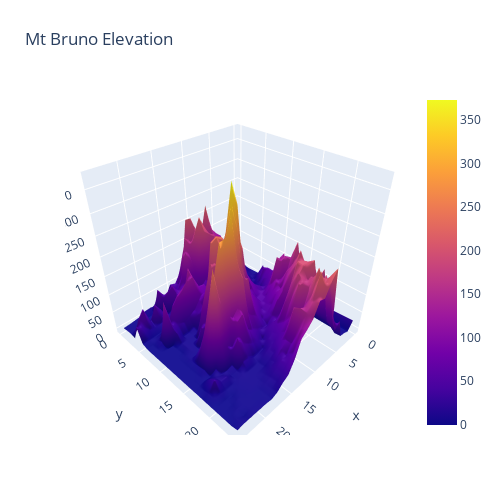

Write notebook code for a chart like this one.
### Code cell
import plotly.graph_objects as go
import pandas as pd

# Read data from a csv
z_data = pd.read_csv('https://raw.githubusercontent.com/plotly/datasets/master/api_docs/mt_bruno_elevation.csv')

fig = go.Figure(data=[go.Surface(z=z_data.values)])

fig.update_layout(title='Mt Bruno Elevation', autosize=False,
                  width=500, height=500,
                  margin=dict(l=65, r=50, b=65, t=90))

fig.show()

### Figure 1 — Plotly figure (JSON) as saved in the notebook; plotly's stock layout.template omitted (floating-point values rounded to 4 significant figures; data arrays with more than 128 entries replaced by an {"elided": "..."} marker saying what was removed)
{"data": [{"type": "surface", "z": {"elided": "25x25 float values"}}], "layout": {"autosize": false, "height": 500, "margin": {"b": 65, "l": 65, "r": 50, "t": 90}, "title": {"text": "Mt Bruno Elevation"}, "width": 500}}
